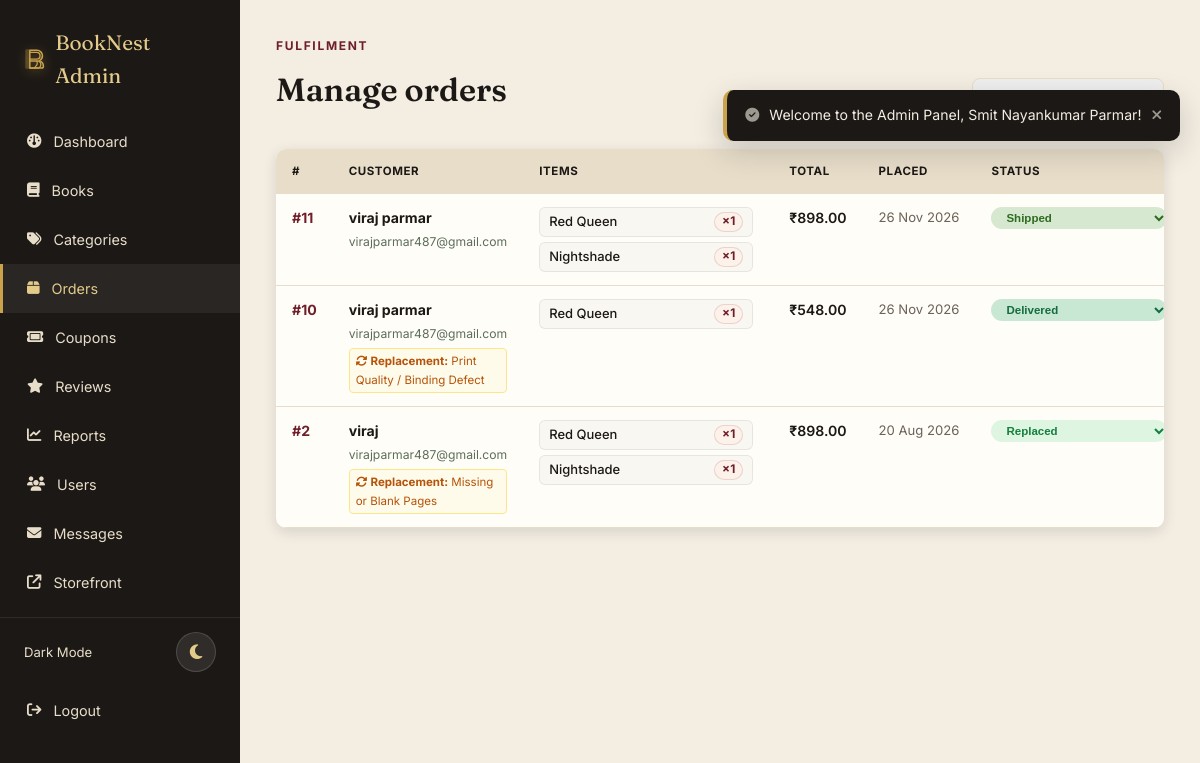
Screenshot of /admin/orders.php (signed in) with the database file from the repository.
### tables this page shows
CREATE TABLE `orders` (
  `id` int unsigned NOT NULL AUTO_INCREMENT,
  `user_id` int unsigned NOT NULL,
  `full_name` varchar(150) NOT NULL,
  `phone` varchar(20) NOT NULL,
  `email` varchar(150) NOT NULL,
  `address` varchar(500) NOT NULL,
  `payment_method` varchar(50) NOT NULL,
  `payment_id` varchar(100) DEFAULT NULL,
  `coupon_code` varchar(40) DEFAULT NULL,
  `discount_amount` decimal(10,2) NOT NULL DEFAULT '0.00',
  `total_price` decimal(10,2) NOT NULL,
  `status` enum('pending','processing','shipped','delivered','cancelled','replacement_requested','replacement_approved','replaced','replacement_rejected') NOT NULL DEFAULT 'pending',
  `delivered_on` timestamp NULL DEFAULT NULL,
  `replacement_status` enum('none','requested','approved','rejected','replaced') NOT NULL DEFAULT 'none',
  `replacement_reason` varchar(255) DEFAULT NULL,
  `replacement_notes` text,
  `replacement_requested_on` timestamp NULL DEFAULT NULL,
  `placed_on` timestamp NOT NULL DEFAULT CURRENT_TIMESTAMP,
  `is_gift` tinyint(1) NOT NULL DEFAULT '0',
  `gift_price` decimal(8,2) NOT NULL DEFAULT '0.00',
  `gift_recipient` varchar(100) DEFAULT NULL,
  `gift_sender` varchar(100) DEFAULT NULL,
  `gift_message` text,
  PRIMARY KEY (`id`),
  KEY `user_id` (`user_id`),
  KEY `idx_orders_status` (`status`),
  KEY `idx_orders_placed_on` (`placed_on`),
  CONSTRAINT `fk_orders_user` FOREIGN KEY (`user_id`) REFERENCES `users` (`id`) ON DELETE CASCADE
);

CREATE TABLE `order_items` (
  `id` int unsigned NOT NULL AUTO_INCREMENT,
  `order_id` int unsigned NOT NULL,
  `book_id` int unsigned NOT NULL,
  `title` varchar(200) NOT NULL,
  `quantity` int unsigned NOT NULL,
  `price_at_purchase` decimal(10,2) NOT NULL,
  PRIMARY KEY (`id`),
  KEY `order_id` (`order_id`),
  KEY `book_id` (`book_id`),
  CONSTRAINT `fk_items_book` FOREIGN KEY (`book_id`) REFERENCES `books` (`id`) ON DELETE RESTRICT,
  CONSTRAINT `fk_items_order` FOREIGN KEY (`order_id`) REFERENCES `orders` (`id`) ON DELETE CASCADE
);

### includes/functions.php (called while the page is built, shortened)
<?php
function h($str) {
    return htmlspecialchars($str ?? '', ENT_QUOTES, 'UTF-8');
}
function price($amount) {
    return '₹' . number_format((float) $amount, 2);
}

### admin/orders.php (the view, shortened to what this page needs)
<?php
require_once '../config.php';
require_once '../includes/functions.php';
$all_statuses = ['pending', 'processing', 'shipped', 'delivered', 'replacement_requested', 'replacement_approved', 'replaced', 'replacement_rejected', 'cancelled'];
$sql = 'SELECT * FROM orders';
$params = [];
$sql .= ' ORDER BY placed_on DESC';
$stmt = $pdo->prepare($sql);
$stmt->execute($params);
$orders = $stmt->fetchAll();
$items_stmt = $pdo->prepare('SELECT * FROM order_items WHERE order_id = ?');
require_once 'includes/admin_header.php';
?>
<div class="section-head">
  <div><span class="eyebrow">Fulfilment</span><h2>Manage orders</h2></div>
  <form method="get">
  </form>
</div>
<div class="table-responsive">
  <table class="admin-table">
  <thead>
    <tr>
      <th style="width:50px;">#</th>
      <th style="min-width:160px;">Customer</th>
      <th style="min-width:250px;">Items</th>
      <th style="white-space:nowrap;">Total</th>
      <th style="white-space:nowrap;">Placed</th>
      <th style="white-space:nowrap;">Status</th>
    </tr>
  </thead>
  <tbody>
    <?php foreach ($orders as $o):
      $items_stmt->execute([$o['id']]);
      $order_items = $items_stmt->fetchAll();
    ?>
      <tr>
        <td style="font-weight:700; color:var(--wine);">#<?= $o['id']; ?></td>
        <td style="white-space:normal; min-width:160px;">
          <strong><?= h($o['full_name']); ?></strong><br>
          <span class="stock-badge" style="font-size:.76rem;"><?= h($o['email']); ?></span>
          <?php if (!empty($o['replacement_reason'])): ?>
            <div style="font-size:.72rem; color:#b45309; background:#fffbeb; border:1px solid #fde68a; padding:3px 6px; border-radius:4px; margin-top:4px;" title="<?= h($o['replacement_notes'] ?? ''); ?>">
              <i class="fas fa-rotate"></i> <strong>Replacement:</strong> <?= h($o['replacement_reason']); ?>
            </div>
          <?php endif; ?>
        </td>
        <td class="order-items-cell">
          <?php if (!empty($order_items)): ?>
            <div class="order-items-list">
              <?php foreach ($order_items as $item): ?>
                <div class="order-item-chip" title="<?= h($item['title']); ?> ×<?= (int)$item['quantity']; ?>">
                  <span class="order-item-title"><?= h($item['title']); ?></span>
                  <span class="order-item-qty">×<?= (int)$item['quantity']; ?></span>
                </div>
              <?php endforeach; ?>
            </div>
          <?php else: ?>
            <span style="color:#999; font-style:italic;">No items</span>
          <?php endif; ?>
        </td>
        <td style="font-weight:600; white-space:nowrap;"><?= price($o['total_price']); ?></td>
        <td style="white-space:nowrap; color:#6b6259; font-size:.82rem;"><?= date('d M Y', strtotime($o['placed_on'])); ?></td>
        <td style="white-space:nowrap;">
          <form method="post" style="display:flex; gap:6px; margin:0;">
            <select name="status" onchange="this.form.submit()" class="status-pill status-<?= $o['status']; ?>" style="border:none; cursor:pointer;">
              <?php foreach ($all_statuses as $s): ?>
                <option value="<?= $s; ?>" <?= $o['status'] === $s ? 'selected' : ''; ?>><?= ucfirst(str_replace('_', ' ', $s)); ?></option>
              <?php endforeach; ?>
            </select>
          </form>
        </td>
      </tr>
    <?php endforeach; ?>
  </tbody>
</table>
</div>
<?php require_once 'includes/admin_footer.php'; ?>

### rows the page displays
orders: id "11", full_name "viraj parmar", email "virajparmar487@gmail.com", total_price "₹898.00", placed_on "26 Nov 2026", status "Shipped"
order_items: title "Red Queen", quantity "1"
order_items: title "Nightshade", quantity "1"
orders: id "10", full_name "viraj parmar", email "virajparmar487@gmail.com", replacement_reason "Print Quality / Binding Defect", total_price "₹548.00", placed_on "26 Nov 2026", status "Delivered"
order_items: title "Red Queen", quantity "1"
orders: id "2", full_name "viraj", email "virajparmar487@gmail.com", replacement_reason "Missing or Blank Pages", total_price "₹898.00", placed_on "20 Aug 2026", status "Replaced"
order_items: title "Red Queen", quantity "1"
order_items: title "Nightshade", quantity "1"
